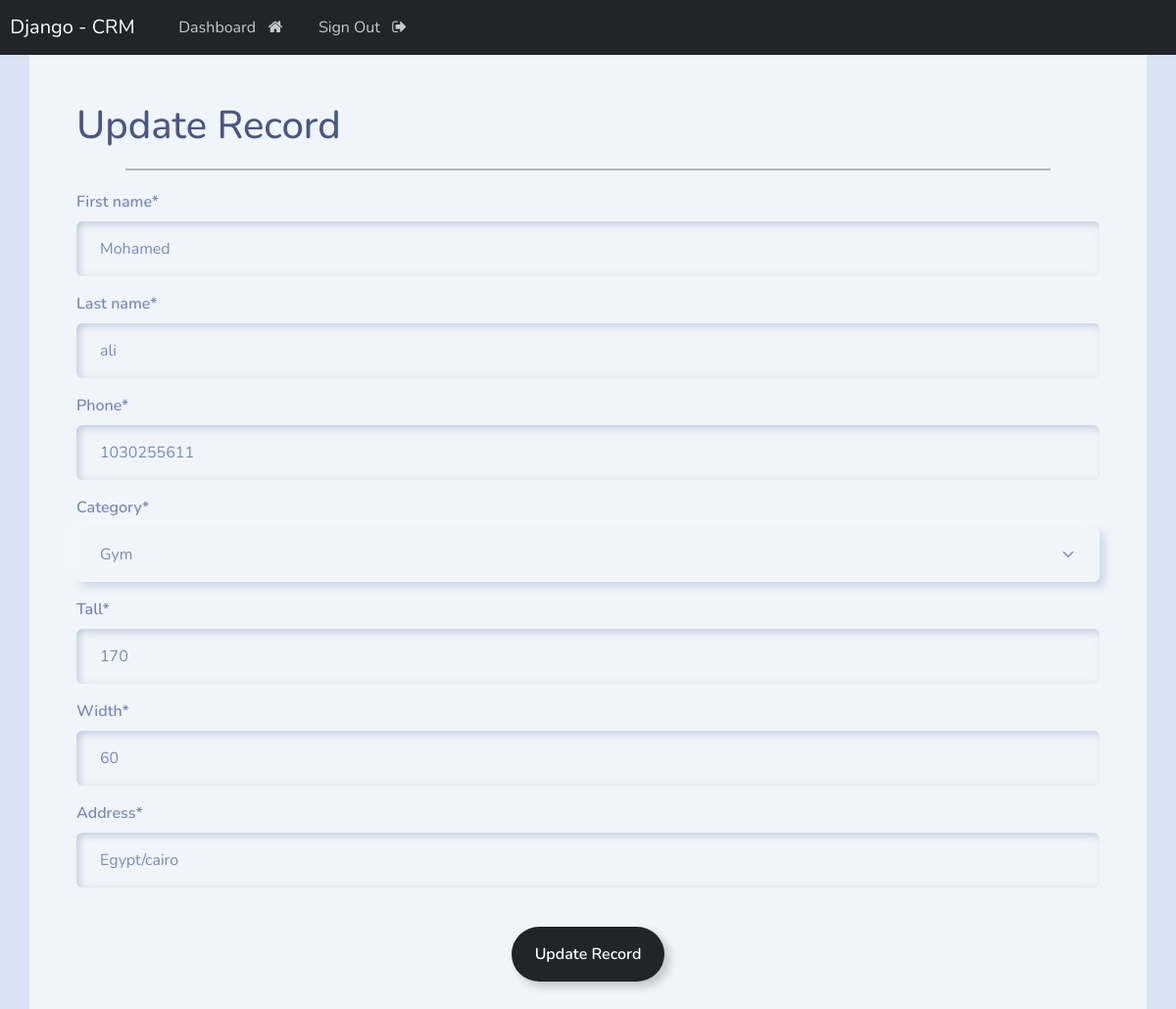
The page /update/6/ (signed in) on the database its author committed.
### webapp/models.py (models this page shows, shortened)
class Record(models.Model):
    first_name=models.CharField(max_length=250)
    last_name=models.CharField(max_length=250)
    phone=models.IntegerField()
    tall=models.IntegerField()
    width=models.IntegerField()
    address=models.CharField(max_length=500)
    create_at=models.DateField(auto_now_add=True)
    category=models.ForeignKey(Category,on_delete=models.CASCADE)
    class Meta:
        ordering=['-id']

### webapp/views.py (the view)
# urls.py: path('update/<int:record_id>/',views.update_record,name="update_record"),
@login_required(login_url='login')
def update_record(request,record_id):
    record=get_object_or_404(Record,id=record_id)
    form=UpdateRecordForm(instance=record)
    if request.method=='POST':
        form=UpdateRecordForm(request.POST,instance=record)
        if form.is_valid():
            form.save()
            messages.success(request,'Record is Update.')
            return redirect('dashboard')
    context={'form':form}
    return render(request,'web/update-record.html',context)

### webapp/forms.py
class UpdateRecordForm(forms.ModelForm):
    class Meta:
        model=Record
        fields=['first_name','last_name','phone','category','tall','width','address']

### webapp/models.py (called while the page is built)
    def __str__(self):
        return self.name

### templates/web/update-record.html (shortened to what this page needs)
{% extends 'base.html' %}
{% load crispy_forms_tags %}
{% block content %}
<div class="container bg-light shadow-md p-5 form-layout">
    <h1>Update Record</h1>
    <hr style="border:1px solid #000;margin: 20px 50px;">
    <form method="post",autocomplete="off">
        {{ form|crispy }}
        <div class="text-center">
            <br>
            <button type="submit" class="btn btn-outline-dark">Update Record</button>
        </div>
    </form>
</div>
{% endblock %}

### rows shown on the page
Record: first_name "Mohamed", last_name "ali", phone "1030255611", category "Gym", tall "170", width "60", address "Egypt/cairo"
